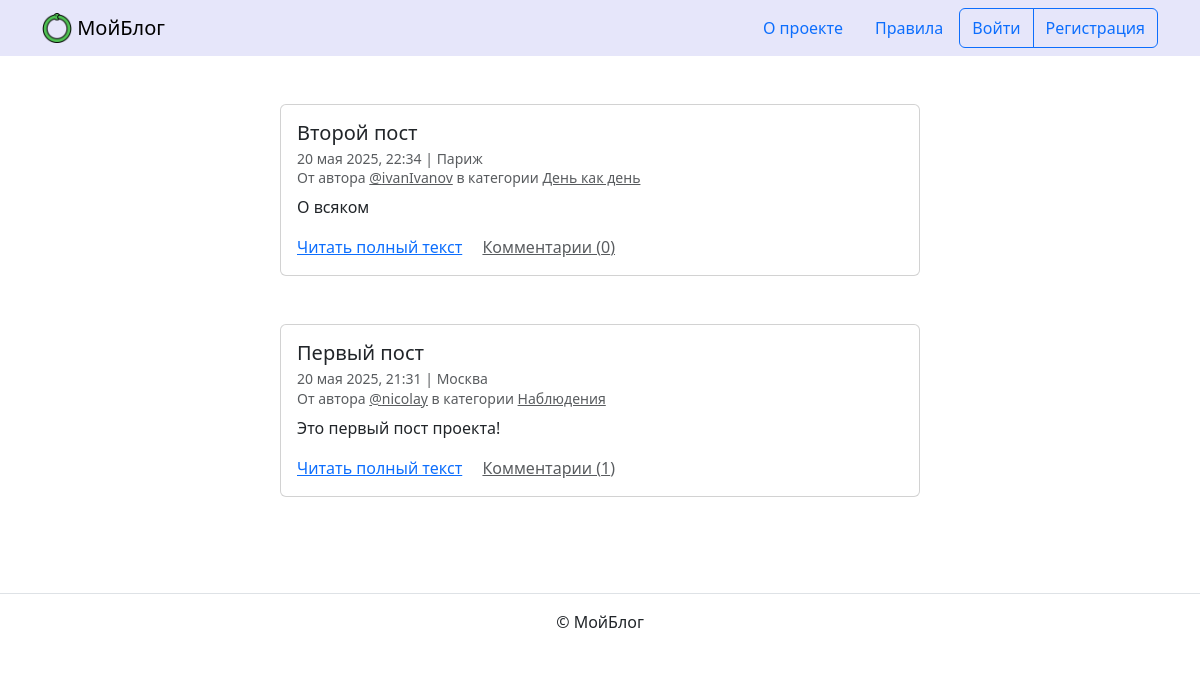
The page / on the database its author committed.
### blog/models.py (models this page shows, shortened)
class Post(PublicationModel):
    title = models.CharField(max_length=LEN_NAME, verbose_name='Заголовок')
    text = models.TextField(verbose_name='Текст')
    pub_date = models.DateTimeField(
        verbose_name='Дата и время публикации',
        help_text=('Если установить дату и время в будущем — можно делать '
                   'отложенные публикации.'
                   )
    )
    author = models.ForeignKey(
        User,
        verbose_name='Автор публикации',
        on_delete=models.CASCADE,
        related_name='posts'
    )
    location = models.ForeignKey(
        Location,
        null=True,
        blank=True,
        verbose_name='Местоположение',
        on_delete=models.SET_NULL,
        related_name='posts'
    )
    category = models.ForeignKey(
        Category,
        null=True,
        verbose_name='Категория',
        on_delete=models.SET_NULL,
        related_name='posts'
    )
    image = models.ImageField('Фото', upload_to='posts_images', blank=True)
    class Meta:
        verbose_name = 'публикация'
        verbose_name_plural = 'Публикации'

class Location(PublicationModel):
    name = models.CharField(max_length=LEN_NAME, verbose_name='Название места')
    class Meta:
        verbose_name = 'местоположение'
        verbose_name_plural = 'Местоположения'

class Category(PublicationModel):
    title = models.CharField(max_length=LEN_NAME, verbose_name='Заголовок')
    description = models.TextField(verbose_name='Описание')
    slug = models.SlugField(
        unique=True,
        verbose_name='Идентификатор',
        help_text=('Идентификатор страницы для URL; разрешены символы '
                   'латиницы, цифры, дефис и подчёркивание.'
                   )
    )
    class Meta:
        verbose_name = 'категория'
        verbose_name_plural = 'Категории'

### blog/views.py (the view)
# urls.py: path('', views.PostListView.as_view(), name='index'),
class PostListView(ListView):
    model = Post
    template_name = 'blog/index.html'
    paginate_by = POSTS_LIMIT
    def get_queryset(self):
        queryset = profile_posts(
            filter_published=True,
        )
        return queryset

### blog/service.py (called while the page is built)
def profile_posts(
    filter_published=False,
    count_comment=True,
    queryset=None
):
    queryset = queryset or Post.objects
    if count_comment:
        queryset = queryset.annotate(comment_count=Count('comments'))
    queryset = queryset.select_related(
        'category', 'author', 'location'
    )
    if filter_published:
        queryset = queryset.filter(
            is_published=True,
            category__is_published=True,
            pub_date__lte=timezone.now()
        )
    return queryset.order_by('-pub_date')

### templates/blog/index.html (shortened to what this page needs)
{% extends "base.html" %}
{% block content %}
  {% for post in page_obj %}
    <article class="mb-5">
      {% include "includes/post_card.html" %}
    </article>
  {% endfor %}
{% endblock %}

### templates/base.html (shortened to what this page needs)
{% load static %}
{% load django_bootstrap5 %}
<!DOCTYPE html>
<html lang="ru">
  <head>
    {% bootstrap_css %}
  </head>
  <body>
    {% include "includes/header.html" %}
    <main>
      <div class="container py-5">
        {% block content %}{% endblock %}
      </div>
    </main>
    {% include "includes/footer.html" %}
  </body>
</html>

### templates/includes/header.html
{% load static %}
<header>
  <nav class="navbar navbar-light" style="background-color: lavender">
    <div class="container">
      <a class="navbar-brand" href="{% url 'blog:index' %}">
        <img src="{% static 'img/logo.png' %}" width="30" height="30" class="d-inline-block align-top" alt="">
        МойБлог
      </a>
      {% with request.resolver_match.view_name as view_name %}
        <ul class="nav  nav-pills">
          <li class="nav-item">
            <a class="nav-link {% if view_name == 'pages:static_page' %} text-white {% endif %}" href="{% url 'pages:static_pages' slug='about' %}">
              О проекте
            </a>
          </li>
          <li class="nav-item">
            <a class="nav-link {% if view_name == 'pages:static_page' %} text-white {% endif %}" href="{% url 'pages:static_pages' slug='rules' %}">
              Правила
            </a>
          </li>
          {% if user.is_authenticated %}
            <div class="btn-group" role="group" aria-label="Basic outlined example">
              <button type="button" class="btn btn-outline-primary"><a class="text-decoration-none text-reset"
                  href="{% url 'blog:create_post' %}">Написать пост</a></button>
              <button type="button" class="btn btn-outline-primary"><a class="text-decoration-none text-reset"
                  href="{% url 'blog:profile' user.username %}">{{ user.username }}</a></button>
              <button type="button" class="btn btn-outline-primary"><a class="text-decoration-none text-reset"
                  href="{% url 'logout' %}">Выйти</a></button>
            </div>
          {% else %}
            <div class="btn-group" role="group" aria-label="Basic outlined example">
              <button type="button" class="btn btn-outline-primary"><a class="text-decoration-none text-reset"
                  href="{% url 'login' %}">Войти</a></button>
              <button type="button" class="btn btn-outline-primary"><a class="text-decoration-none text-reset"
                  href="{% url 'registration' %}">Регистрация</a></button>
            </div>
          {% endif %}
        </ul>
      {% endwith %}
    </div>
  </nav>
</header>

### templates/includes/post_card.html (shortened to what this page needs)
<div class="col d-flex justify-content-center">
  <div class="card" style="width: 40rem;">
    <div class="card-body">
      <h5 class="card-title">{{ post.title }}</h5>
      <h6 class="card-subtitle mb-2 text-muted">
        <small>
          {{ post.pub_date|date:"d E Y, H:i" }} | {% if post.location and post.location.is_published %}{{ post.location.name }}{% else %}Планета Земля{% endif %}<br>
          От автора <a class="text-muted" href="{% url 'blog:profile' post.author.username %}">@{{ post.author.username }}</a> в
          категории {% include "includes/category_link.html" %}
        </small>
      </h6>
      <p class="card-text">{{ post.text|truncatewords:10 }}</p>
      <a href="{% url 'blog:post_detail' post.id %}" class="card-link">Читать полный текст</a>
      <a href="{% url 'blog:post_detail' post.id %}" class="card-link text-muted">Комментарии ({{ post.comment_count }})</a>
    </div>
  </div>
</div>

### templates/includes/category_link.html
<a class="text-muted" href="{% url 'blog:category_posts' post.category.slug %}">
  {{ post.category.title }}
</a>

### templates/includes/footer.html
<footer class="border-top text-center py-3">
  <p>© МойБлог</p>
</footer>

### rows shown on the page
Post: title "Второй пост", pub_date "20 мая 2025, 22:34", location.name "Париж", author.username "ivanIvanov", category "День как день", text "О всяком", comment_count "0"
Post: title "Первый пост", pub_date "20 мая 2025, 21:31", location.name "Москва", author.username "nicolay", category "Наблюдения", text "Это первый пост проекта!", comment_count "1"
